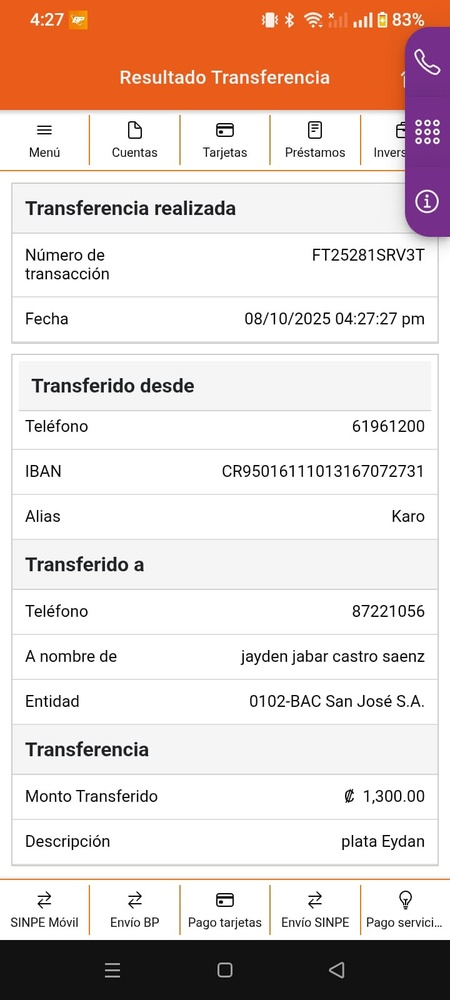
#> input picture test_images/18387209-a008-4732-b4ff-9fffc6fa2ec0.jpg, 450 x 1000 px, shrunk from 720 x 1600 before the run
$ python -i utils.py   (imports and definitions only)
#> lines starting #> are read from the running program, lines starting #| are printed output that depends on the picture; after the words box and inside, x2 and y2 are one past the last pixel; in counts of white or black regions, pixels touching at a corner belong together
from PIL import Image, ImageOps, ImageEnhance

def limpiar_texto(texto):
    """Limpia el texto básico para buscar palabras clave."""
    if not texto:
        return ""
    return texto.lower().strip()

def preprocesar_imagen(ruta_imagen):


    #Abrir imagen o ruta
    img = Image.open(ruta_imagen)
#> img is the input picture: PIL image 450x1000 RGB; mean R, G, B 225.7, 210.5, 205.3

    # 1. Escala de grises
    img_gris = ImageOps.grayscale(img)
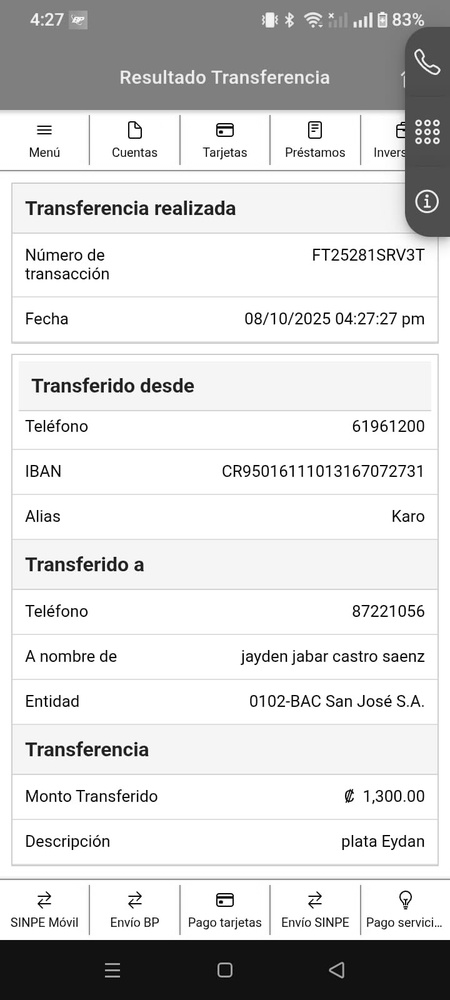
#> img_gris: PIL image 450x1000 L; min 0, max 255, mean 214.4

    # 2. Ajuste de contraste
    enhancer = ImageEnhance.Contrast(img_gris)
    img_contraste = enhancer.enhance(2.0)
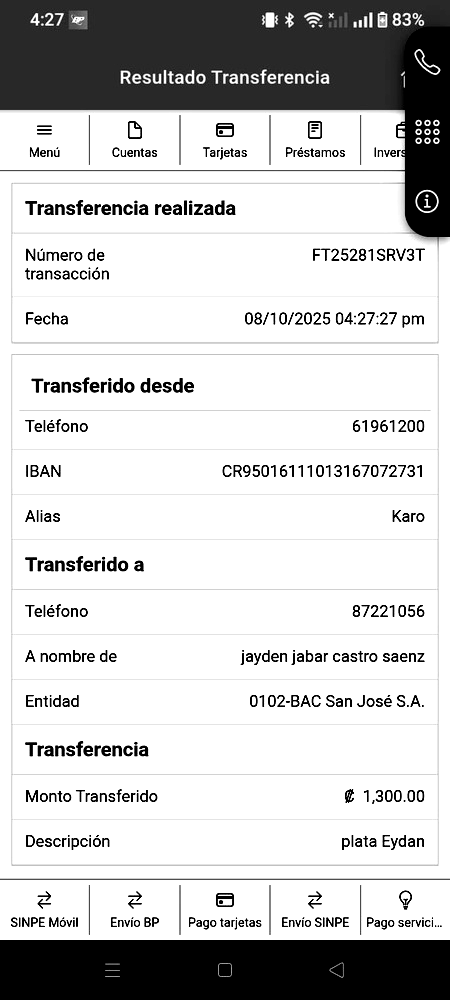
#> img_contraste: PIL image 450x1000 L; min 0, max 255, mean 203.4

    # 3. Binarización a blanco y negro
    img_binaria = img_contraste.point(lambda p: 255 if p > 128 else 0).convert('1')
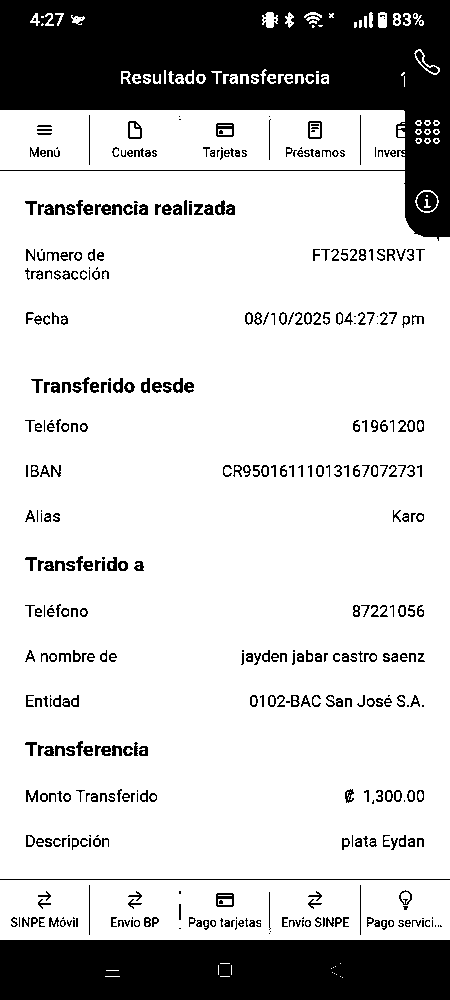
#> img_binaria: PIL image 450x1000 1; 78.7% white; 471 black regions (120 under 20 px), largest, box (x1, y1, x2, y2) and area: (0, 0, 450, 241) 52246, (0, 940, 450, 1000) 26923, (0, 879, 450, 880) 450

    return img_binaria

def guardar_imagen_procesada(img, ruta_destino):
    """Guarda la imagen procesada en la ruta especificada."""
    img.save(ruta_destino)

def obtener_tamano_imagen(ruta_imagen):
    """Devuelve las dimensiones (ancho, alto) de la imagen."""
    with Image.open(ruta_imagen) as img:
        return img.size

>>> result = preprocesar_imagen('../test_images/18387209-a008-4732-b4ff-9fffc6fa2ec0.jpg')

$ run again, on test_images/19e378c1-817e-42b2-8659-8fe923630898.jpg
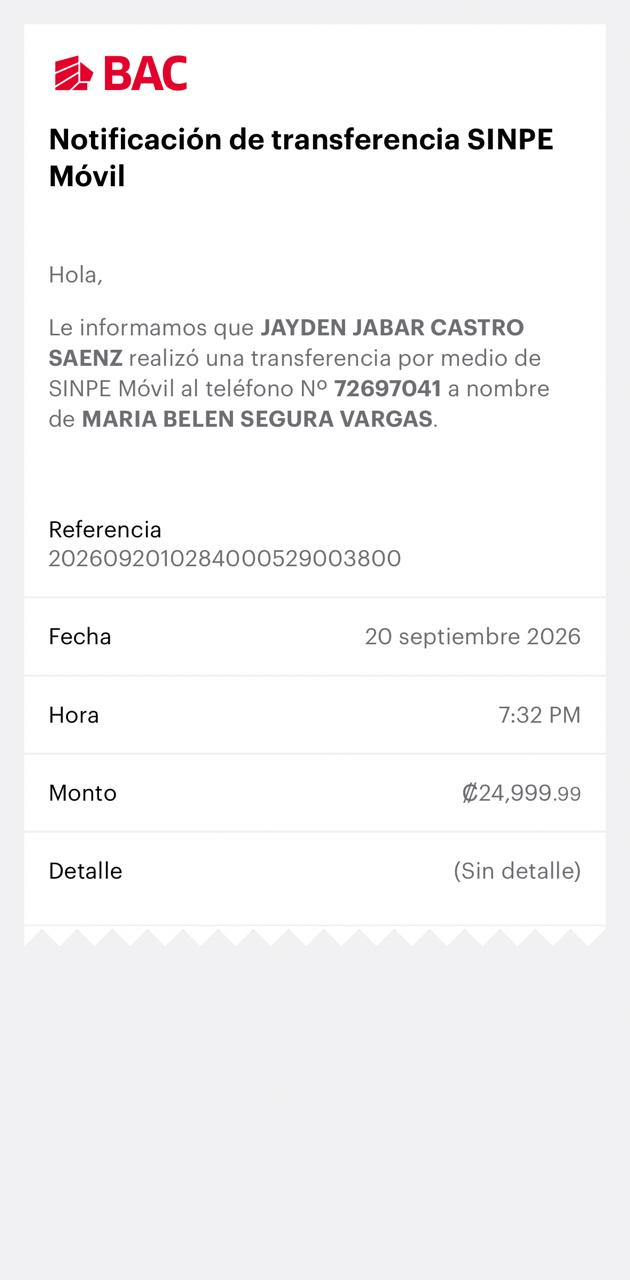
#> input picture test_images/19e378c1-817e-42b2-8659-8fe923630898.jpg, 630 x 1280 px
#> in preprocesar_imagen, img is the input picture: PIL image 630x1280 RGB; mean R, G, B 244.9, 244.3, 245.1
#> in preprocesar_imagen, `img_contraste = enhancer.enhance(2.0)`:
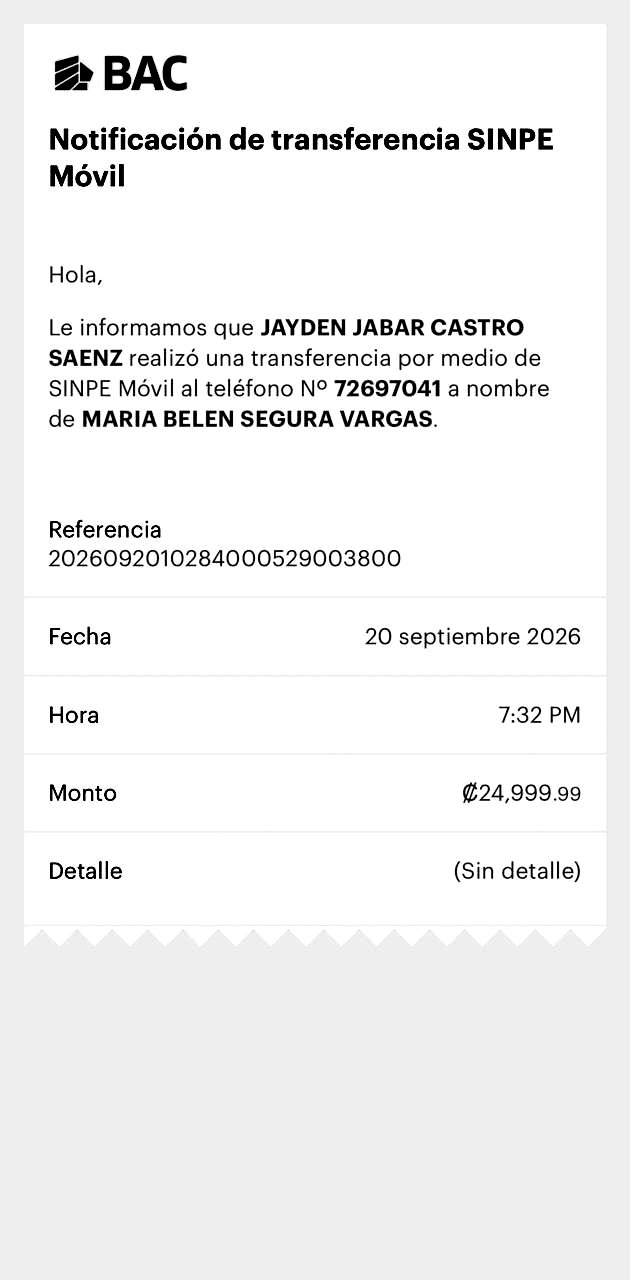
#> img_contraste: PIL image 630x1280 L; min 0, max 255, mean 240.8
#> img_binaria: PIL image 630x1280 1; 96.8% white; 300 black regions (24 under 20 px), largest, box (x1, y1, x2, y2) and area: (105, 56, 131, 90) 668, (131, 56, 164, 90) 578, (163, 55, 187, 91) 445

$ run again, on test_images/595fdf5a-e5b1-45b6-96bb-e6d66b425e94.jpg
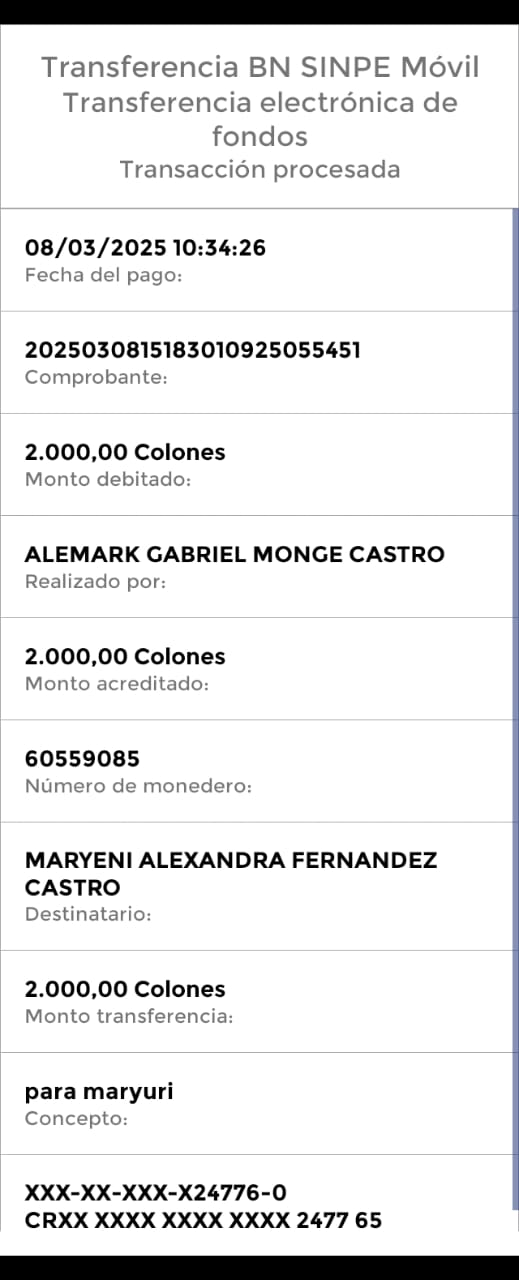
#> input picture test_images/595fdf5a-e5b1-45b6-96bb-e6d66b425e94.jpg, 519 x 1280 px
#> in preprocesar_imagen, img is the input picture: PIL image 519x1280 RGB; mean R, G, B 232.3, 232.4, 232.8
#> in preprocesar_imagen, `img_contraste = enhancer.enhance(2.0)`:
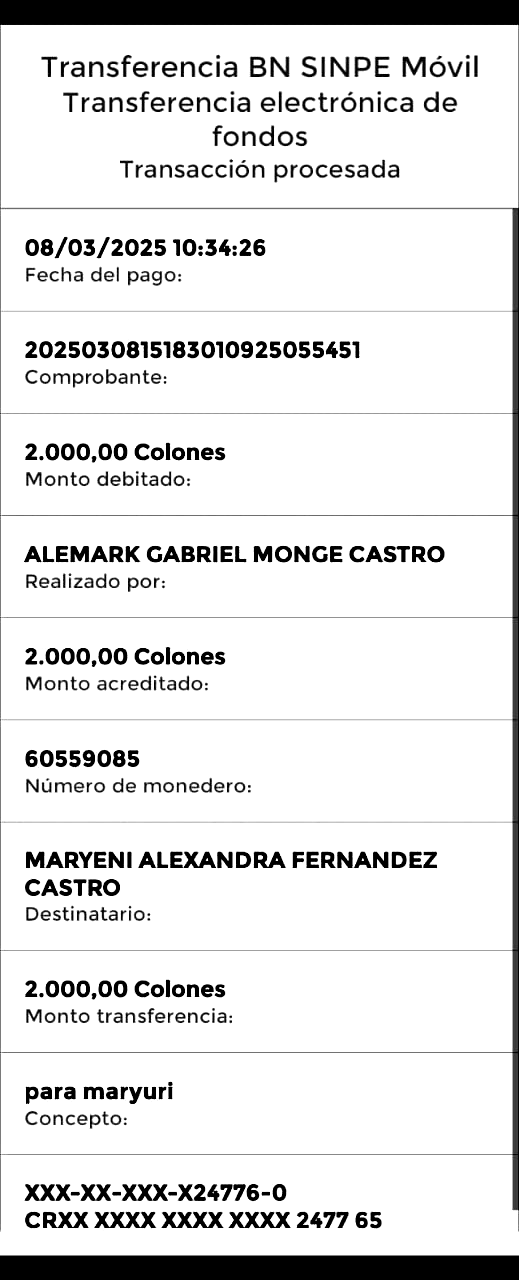
#> img_contraste: PIL image 519x1280 L; min 0, max 255, mean 227.3
#> in preprocesar_imagen, `img_binaria = img_contraste.point(lambda p: 255 if p > 128 else 0).con..`:
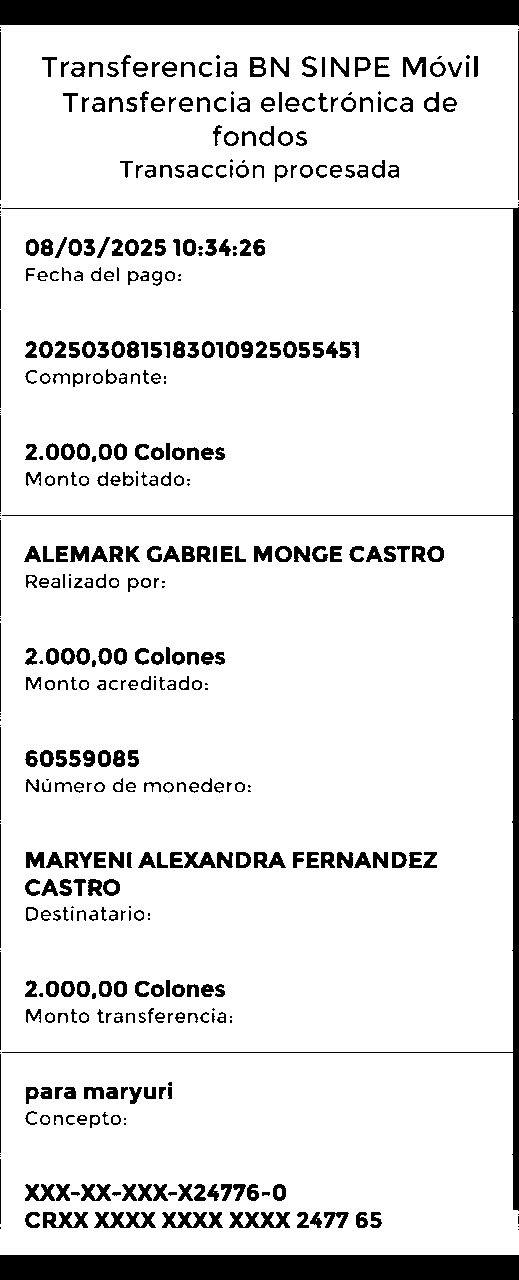
#> img_binaria: PIL image 519x1280 1; 89% white; 464 black regions (72 under 20 px), largest, box (x1, y1, x2, y2) and area: (0, 0, 519, 26) 12976, (0, 1255, 519, 1280) 12975, (2, 207, 519, 1211) 7555
